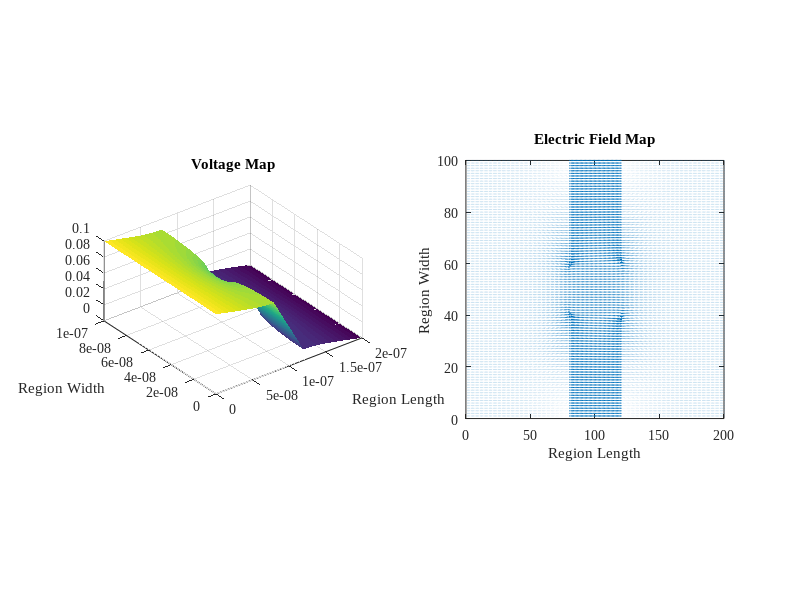
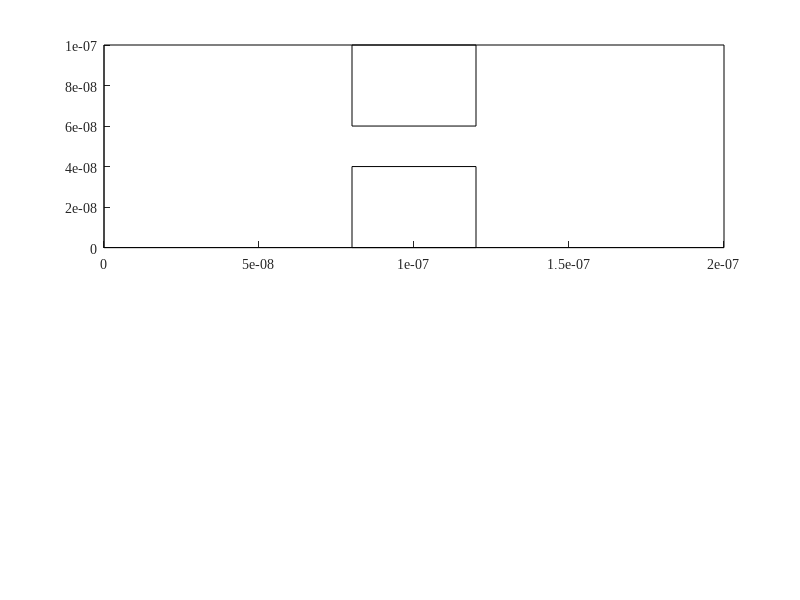

Reproduce these figures in MATLAB, in order. (Note: this script raises an error after producing the figures.)
clear all
close all
clc
set(0,'DefaultFigureWindowStyle','docked')
set(0,'defaultaxesfontsize',10)
set(0,'defaultaxesfontname','Times New Roman')
set(0,'DefaultLineLineWidth', 0.5);

%--------------------------------------------------------------------------
% Finite Difference Method Simulation
%--------------------------------------------------------------------------

% Solving V=V0 @ x=0 and V=0 @ x=L in region LxW
% Implement funtion 'pbaspect' to fix Z aspect ratio

L = 200e-9;
W = 100e-9;
V0 = 0.1;

fMesh = 1;
nx = fMesh*200;
ny = fMesh*100;
La = linspace(0,L,nx);
Wa = linspace(0,W,ny);
G = sparse(nx*ny);
%V = sparse(nx,ny);
F = sparse(1,nx*ny);


Acond = 1;              % background conductivity of region, low resistance
Bcond = 1e-2;           % Conductivity of boxes, highly resistive
cMap = zeros(nx,ny);
Lb = 40e-9;
Wb = 40e-9;
for u = 1:nx
    for v = 1:ny
        if (u >= 80 && u <= 120)
            if v >= 0 && v <= 40
                cMap(u,v) = Bcond;
            elseif v >= 60 && v <= 100
                cMap(u,v) = Bcond;
            else
                cMap(u,v) = Acond;
            end
        else
            cMap(u,v) = Acond;
        end
    end
end





for i = 1:nx                %Iteration through length
    for j = 1:ny            %Iteration through width
        n = j + (i-1)*ny;

        if i == 1          % x=0 BCs
            G(n,:) = 0;
            G(n,n) = 1;
            F(n) = V0;
        elseif i == nx     % x=1 BCs
            G(n,:) = 0;
            G(n,n) = 1;
            F(n) = 0;       %F(n)=0 sets z at final width to 0
            
% COMMENT BELOW FOR 1a
            %F(n) = 1;       %F(n)=1 sets z at final width to 1
            
        elseif j == 1                 % y=0 BCs
            nxm = j + (i-2)*ny;
            nxp = j + (i)*ny;
            nyp = j+1 + (i-1)*ny;

            rxm = (cMap(i,j) + cMap(i-1,j))/2;
            rxp = (cMap(i,j) + cMap(i+1,j))/2;
            ryp = (cMap(i,j) + cMap(i,j+1))/2;
            
            G(n,n) = -(rxm+rxp+ryp);
            G(n,nxm) = rxm;
            G(n,nxp) = rxp;
            G(n,nyp) = ryp;

        elseif j == ny                % y=1 BCs
            nxm = j + (i-2)*ny;
            nxp = j + (i)*ny;
            nym = j-1 + (i-1)*ny;

            rxm = (cMap(i,j) + cMap(i-1,j))/2;
            rxp = (cMap(i,j) + cMap(i+1,j))/2;
            rym = (cMap(i,j) + cMap(i,j-1))/2;
            
            G(n,n) = -(rxm+rxp+rym);
            G(n,nxm) = rxm;
            G(n,nxp) = rxp;
            G(n,nym) = rym;
            
            
% COMMENT ABOVE FOR 1a
            
        else
            nxm = j + (i-2)*ny;
            nxp = j + (i)*ny;
            nym = j-1 + (i-1)*ny;
            nyp = j+1 + (i-1)*ny;

            rxm = (cMap(i,j) + cMap(i-1,j))/2;
            rxp = (cMap(i,j) + cMap(i+1,j))/2;
            rym = (cMap(i,j) + cMap(i,j-1))/2;
            ryp = (cMap(i,j) + cMap(i,j+1))/2;
            
            G(n,n) = -(rxm+rxp+rym+ryp);
            G(n,nxm) = rxm;
            G(n,nxp) = rxp;
            G(n,nym) = rym;
            G(n,nyp) = ryp;
        end
            
    end
end
% figure(1)
% spy(G)

V = G\F';

Vmap = zeros(nx,ny);
for i = 1:nx
    for j = 1:ny
        n = j + (i-1)*ny;
        Vmap(i,j) = V(n);
    end
end


for i = 1:nx
    for j = 1:ny
        if i == 1
            Ex(i, j) = (Vmap(i + 1, j) - Vmap(i, j));
        elseif i == nx
            Ex(i, j) = (Vmap(i, j) - Vmap(i - 1, j));
        else
            Ex(i, j) = (Vmap(i + 1, j) - Vmap(i - 1, j)) * 0.5;
        end
        if j == 1
            Ey(i, j) = (Vmap(i, j + 1) - Vmap(i, j));
        elseif j == ny
            Ey(i, j) = (Vmap(i, j) - Vmap(i, j - 1));
        else
            Ey(i, j) = (Vmap(i, j + 1) - Vmap(i, j - 1)) * 0.5;
        end
    end
end

Ex = -Ex;
Ey = -Ey;

eFlowx = cMap .* Ex;        %Jx
eFlowy = cMap .* Ey;        %Jy
C0 = sum(eFlowx(1, :));
Cnx = sum(eFlowx(nx, :));
Curr = (C0 + Cnx) * 0.5;

Ex = Ex';
Ey = Ey';

figure(4)
subplot(1, 2, 2), quiver(Ex, Ey);
axis([0 nx 0 ny]);
title('Electric Field Map')
xlabel('Region Length')
ylabel('Region Width')
pbaspect([1 1 0.5])
subplot(1, 2, 1), H = surf(La,Wa,Vmap');
set(H, 'linestyle', 'none');
%view(90, 270)
title('Voltage Map')
xlabel('Region Length')
ylabel('Region Width')
pbaspect([1 1 0.5])
saveas(gcf,'Figure4')

clearvars -except Ex Ey

%--------------------------------------------------------------------------
% Beginning Monte Carlo Simulation
%--------------------------------------------------------------------------


set(0,'DefaultFigureWindowStyle','docked')
set(0,'defaultaxesfontsize',10)
set(0,'defaultaxesfontname','Times New Roman')
set(0,'DefaultLineLineWidth', 0.5);



global C

C.q_0 = 1.60217653e-19;             % electron charge
C.hb = 1.054571596e-34;             % Dirac constant
C.h = C.hb * 2 * pi;                % Planck constant
C.m_0 = 9.10938215e-31;             % electron mass
C.kb = 1.3806504e-23;               % Boltzmann constant
C.eps_0 = 8.854187817e-12;          % vacuum permittivity
C.mu_0 = 1.2566370614e-6;           % vacuum permeability
C.c = 299792458;                    % speed of light
C.g = 9.80665;                      % metres (32.1740 ft) per s²
C.m_n = 0.26 * C.m_0;               % effective electron mass
C.am = 1.66053892e-27;              % atomic mass unit
C.T = 300;
C.vth = sqrt(2*C.kb * C.T / C.m_n);

temp = C.T;

SPECDIFF_BOUND = 0;

figure(3)
subplot(2,1,1);
rectangle('Position',[0 0 200e-9 100e-9])
hold on
rectangle('Position',[0.8e-7 0 0.4e-7 0.4e-7])
hold on
rectangle('Position',[0.8e-7 0.6e-7 0.4e-7 0.4e-7])
hold on

%--------------------------------------------------------------------------
% Initializing Positions
%--------------------------------------------------------------------------


N = 30000;        % Number of electrons
i = 0;
j = 0;

for i=1:N
    px(i) = 0 + (200e-9 - 0).*rand(1,1);
    py(i) = 0 + (100e-9 - 0).*rand(1,1);
    while (0.8e-7 <= px(i) && px(i) <= 1.2e-7) && (0 <= py(i) && py(i) <= 0.4e-7) ||...
    (0.8e-7 <= px(i) && px(i) <= 1.2e-7) && (0.6e-7 <= py(i) && py(i) <= 1e-7)
        px(i) = 0 + (200e-9 - 0).*rand(1,1);
        py(i) = 0 + (100e-9 - 0).*rand(1,1);
    end
end

%--------------------------------------------------------------------------
% Voltage Applied Across x-Dimension to Find Electric Field
%--------------------------------------------------------------------------

V0x = 0.1;
V0y = 0;
L = 200e-9;
W = 100e-9;
% E0x = V0x / L;
% E0y = V0y / W;
fMesh = 1;
nx = fMesh*200;
ny = fMesh*100;
% G = sparse(nx,ny);
% F = sparse(1,nx*ny);

La = linspace(0,L,nx);
Wa = linspace(0,W,ny);

deltax = L/nx;
deltay = W/ny;

Ex = Ex./deltax;
Ey = Ey./deltay;

% Emapx = zeros(ny,nx);
Emapx = Ex;
% Emapy = zeros(ny,nx);
Emapy = Ey;

% for i = 1:width(La)
%     for j = 1:width(Wa)
%         Emapx(j,i) = E0x;
%         Emapy(j,i) = E0y;
%     end
% end
% %surf(La,Wa,Emapx)
% 
% Fex = abs(C.q_0*E0x);
% aex = Fex/C.m_n;
% Fey = abs(C.q_0*E0y);
% aey = Fey/C.m_n;

Fex = zeros(ny,nx);
aex = zeros(ny,nx);
Fey = zeros(ny,nx);
aey = zeros(ny,nx);

for i = 1:width(Wa)
    for j = 1:width(La)
        Fex(i,j) = abs(C.q_0*Emapx(i,j));
        aex(i,j) = Fex(i,j)/C.m_n;
        Fey(i,j) = abs(C.q_0*Emapy(i,j));
        aey(i,j) = Fey(i,j)/C.m_n;
    end
end
        




%--------------------------------------------------------------------------
% Thermal Velocity and Direction
%--------------------------------------------------------------------------

vth = C.vth;

for j=1:N
    vx(j) = (vth/sqrt(2))*randn();                           
    vy(j) = (vth/sqrt(2))*randn();
    vth_calc(j) = sqrt(vx(j)^2 + vy(j)^2);
end


t = 0;
T(1) = 0;
dt = 1e-14;     % time step

for l=1:N           %Scattering time step
    ndt(l) = dt;
end
P_scat = 0;
Tmn = 0.2e-12;

px_prev = 0;
py_prev = 0;
T_prev = 0;
vx_total = 0;
vy_total = 0;

sampleidx = randi(N,10,1);
Ix = 0;
Jx = 0;
aex = aex';
aey = aey';

% aex(:,:) = 3e17;    % Testing acceleration
% aey(:,:) = 0;

for t=2:1000
    vx_total = 0;
    vy_total = 0;
    for k=1:N
        
        rpx = 0;
        rpy = 0;
        if px(k) == 200e-9
            px(k) = 0;
            px_prev(k) = px(k);
        elseif px(k) == 0
            px(k) = 200e-9;
            px_prev(k) = px(k);
        else
            px(k) = px(k);
        end

        P_scat(k) = 1 - exp(-(dt/Tmn));
        if P_scat(k) > rand()
            vx(k) = (vth/sqrt(2))*randn();
            vy(k) = (vth/sqrt(2))*randn();
        else
            ndt(k) = ndt(k) + dt;
        end
        
        px_prev(k) = px(k);
        py_prev(k) = py(k);
        
        rpx = round(px(k)*1e9);
        if rpx == 0
            rpx = 1;
        end
        rpy = round(py(k)*1e9);
        if rpy == 0
            rpy = 1;
        end

        
               
        px(k) = px(k) + vx(k)*dt + aex(rpx,rpy)*dt^2;        % Adding acceleration
        vx(k) = vx(k) + aex(rpx,rpy)*dt;
        py(k) = py(k) + vy(k)*dt + aey(rpx,rpy)*dt^2;
        vy(k) = vy(k) + aey(rpx,rpy)*dt;
        

        % Reflection on top and bottom borders
        if py(k) >= 100e-9 || py(k) <= 0
            vy(k) = -vy(k);
            if py(k) >= 100e-9
                py(k) = 100e-9;
            end
            if py(k) <= 0
                py(k) = 0;
            end
        end
        % Reflection on bottom of upper box
        if (py(k) >= 0.6e-7) && (0.8e-7 <= px(k) && px(k) <= 1.2e-7)...
           && ( 0.8e-7 <= px_prev(k) && px_prev(k) <= 1.2e-7)
            if SPECDIFF_BOUND == 1
                vx(k) = (vth/sqrt(2))*randn();
                vy(k) = (vth/sqrt(2))*randn();
            else
                vy(k) = -vy(k);
            end
            py(k) = 0.601e-7;
        %end
        % Reflection on top of lower box
        elseif (py(k) <= 0.4e-7) && (0.8e-7 <= px(k) && px(k) <= 1.2e-7)...
               && (0.8e-7 <= px_prev(k) && px_prev(k) <= 1.2e-7)
            if SPECDIFF_BOUND == 1
                vx(k) = (vth/sqrt(2))*randn();
                vy(k) = (vth/sqrt(2))*randn();
            else
                vy(k) = -vy(k);
            end
            py(k) = 0.399e-7;
        %end
        % Reflection on left of lower box
        elseif (0 <= py(k) && py(k) <= 0.4e-7) && (0.8e-7 <= px(k) && px(k) <= 1e-7)
            if SPECDIFF_BOUND == 1
                vx(k) = (vth/sqrt(2))*randn();
                vy(k) = (vth/sqrt(2))*randn();
            else
                vx(k) = -vx(k);
            end
            px(k) = 0.799e-7;
        %end
        % Reflection on right of lower box
        elseif (0 <= py(k) && py(k) <= 0.4e-7) && (1e-7 <= px(k) && px(k) <= 1.2e-7)
            if SPECDIFF_BOUND == 1
                vx(k) = (vth/sqrt(2))*randn();
                vy(k) = (vth/sqrt(2))*randn();
            else
                vx(k) = -vx(k);
            end
            px(k) = 1.201e-7;
        %end
        % Reflection on left of upper box
        elseif (0.6e-7 <= py(k) && py(k) <= 1e-7) && (0.8e-7 <= px(k) && px(k) <= 1e-7)
            if SPECDIFF_BOUND == 1
                vx(k) = (vth/sqrt(2))*randn();
                vy(k) = (vth/sqrt(2))*randn();
            else
                vx(k) = -vx(k);
            end
            px(k) = 0.799e-7;
        %end
        % Reflection on right of upper box
        elseif (0.6e-7 <= py(k) && py(k) <= 1e-7) && (1e-7 <= px(k) && px(k) <= 1.2e-7)
            if SPECDIFF_BOUND == 1
                vx(k) = (vth/sqrt(2))*randn();
                vy(k) = (vth/sqrt(2))*randn();
            else
                vx(k) = -vx(k);
            end
            px(k) = 1.201e-7;
        end

        % x-axis transition
        if px(k) > 200e-9
            px(k) = 200e-9;
%             px_prev(k) = px(k);
        elseif px(k) < 0
            px(k) = 0;
%             px_prev(k) = px(k);
        else
            px(k) = px(k);
        end
        
        v(k) = sqrt(vx(k)^2 + vy(k)^2);
        v2(k) = v(k).*v(k);
        
        vx_total = vx_total + vx(k);        % Drift velocity x
        vy_total = vy_total + vy(k);        % Drift velocity y
    end
    vx_total_alt = sum(vx);
    for h=1:length(sampleidx)
        subplot(2,1,1);
        plot([px_prev(sampleidx(h)) px(sampleidx(h))],[py_prev(sampleidx(h)) py(sampleidx(h))],'SeriesIndex',h)
        hold on 
    end
    
    
    vx_drift = 1/N * vx_total;
    vy_drift = 1/N * vy_total;
    Jx = C.q_0 * 1e17 * vx_drift;
    Ix_prev = Ix;
    Ix = Jx * (W*L);
    Ix_total(t) = Ix;
    
    
    subplot(2,1,2);
    plot([t-1 t], [Ix_prev Ix], 'r')
    hold on
    
    KE = 0.5 * C.m_n * mean(v2);
    T_prev = T;
    T = KE / C.kb;
%     subplot(2,1,2);
%     plot([t-1 t], [T_prev T],'r')
%     hold on
    
    pause(0.01)
end

T_T_C = mean(ndt);
MFP = mean(v)*mean(ndt);

subplot(2,1,1);
title('Maxwell-Boltzmann Velocity Distributions of Electrons with Scattering')
xlabel('Region Length (m)')
ylabel('Region Width (m)')
subplot(2,1,2);
title('Current over Time')
xlabel('Timesteps (1e-14 s per step)') 
ylabel('Current (A)')
% disp('Section 2')
% fprintf('\nThe given mean free time between collisions is %e seconds.',Tmn)
% fprintf('\nThe mean calculated time between collisions is %e seconds.',T_T_C)
% fprintf('\nThe mean calculated thermal velocity is %e meters per second.',mean(vth_calc))
% fprintf('\nThe thermal velocity is %e meters per second.',vth)
% fprintf('\nThe mean free path is %e meters.\n\n\n',MFP)
pause(0.1)
saveas(gcf,'Figure3')




E_map = [reshape(px,[N,1]),reshape(py,[N,1])];
figure(5)
hist3(E_map,'CDataMode','auto','FaceColor','interp')
%view(2)
title('Electron Density in Modeled Region')
xlabel('Region x-Axis (m)')
ylabel('Region y-Axis (m)')
zlabel('Electron Density')
saveas(gcf,'Figure5')
